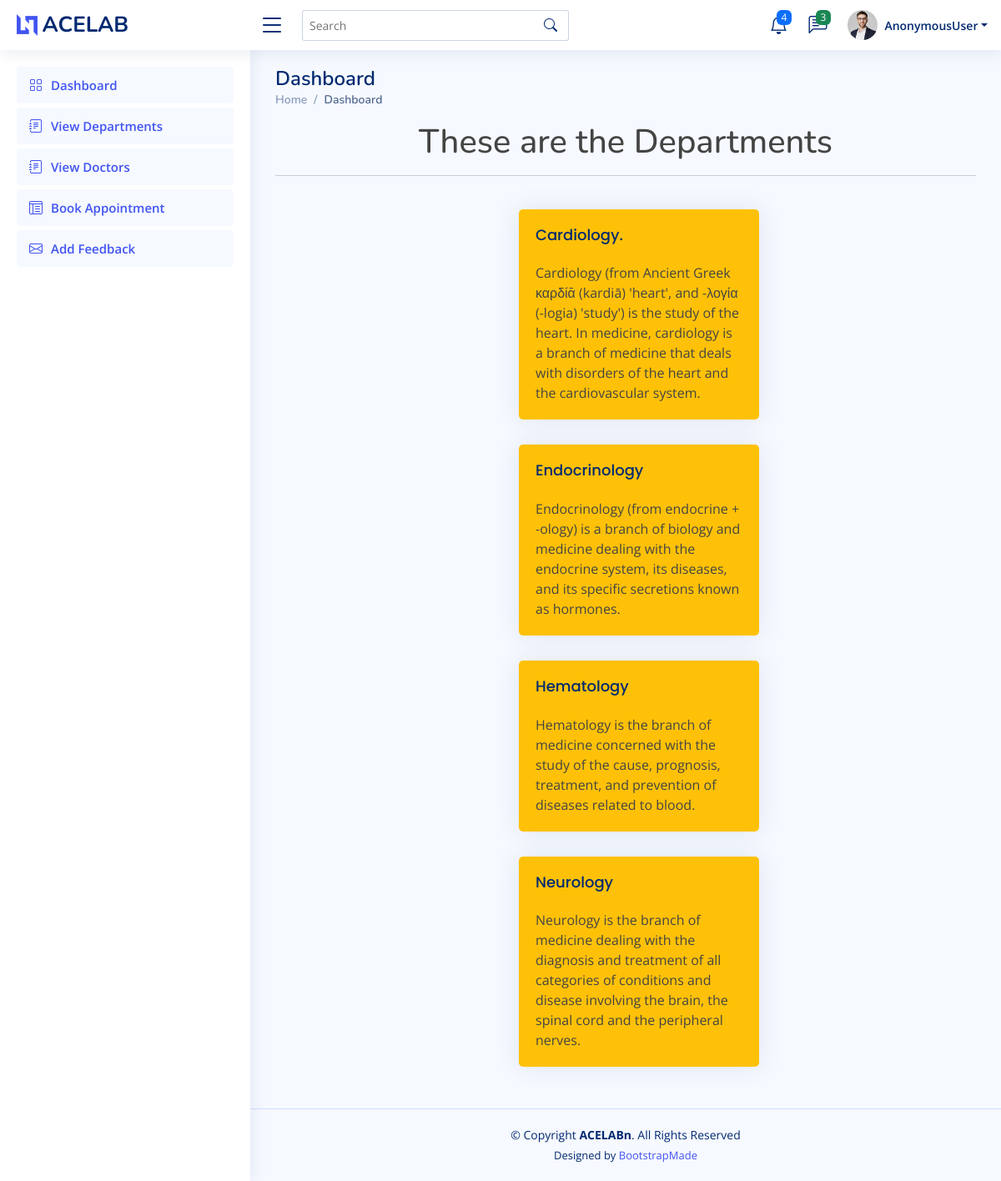
Page /patient_view_department on the committed database.
### home/models.py (models this page shows, shortened)
class department(models.Model):
    dept_name = models.CharField(max_length=100)
    dept_desc = models.TextField()

### home/patientviews.py (the view)
# urls.py: path('patient_view_department', patientviews.patient_view_department, name='patient_view_department'),
def patient_view_department(request):
    data = department.objects.all()
    return render(request, 'patient/view_departments.html', {'data': data})

### templates/patient/view_departments.html
{% extends 'patient/patientbase.html' %}
{%load crispy_forms_tags %}
{% block content %}
<h1 class="text-center">These are the Departments</h1><hr><br>
{%  for i in data %}
<div class="container col-lg-4">
<div class="card bg-warning" style="width: 18rem;block">
  <div class="card-body">
    <h5 class="card-title">{{i.dept_name}}</h5>
    <p class="card-text">{{i.dept_desc}}</p>
  </div>
</div>
</div>
{% endfor %}
{% endblock %}

### static/set3/assets/css/style.css (style rules this page uses)
:root { scroll-behavior: smooth; }
body { font-family: "Open Sans", sans-serif; background: #f6f9ff; color: #444444; }
h1, h2, h3, h4, h5, h6 { font-family: "Nunito", sans-serif; }
.card { margin-bottom: 30px; border: none; border-radius: 5px; box-shadow: 0px 0 30px rgba(1, 41, 112, 0.1); }
.card-title { padding: 20px 0 15px 0; font-size: 18px; font-weight: 500; color: #012970; font-family: "Poppins", sans-serif; }
.card-body { padding: 0 20px 20px 20px; }

### rows in the picture
department: dept_name "Cardiology.", dept_desc "Cardiology (from Ancient Greek καρδίᾱ (kardiā) 'heart', and -λογία (-logia) 'study') is the study of the heart. In medicine, cardiology is a branch of medicine that deals with disorders of the heart and the cardiovascular system."
department: dept_name "Endocrinology", dept_desc "Endocrinology (from endocrine + -ology) is a branch of biology and medicine dealing with the endocrine system, its diseases, and its specific secretions known as hormones."
department: dept_name "Hematology", dept_desc "Hematology is the branch of medicine concerned with the study of the cause, prognosis, treatment, and prevention of diseases related to blood."
department: dept_name "Neurology", dept_desc "Neurology is the branch of medicine dealing with the diagnosis and treatment of all categories of conditions and disease involving the brain, the spinal cord and the peripheral nerves."

### other values in the picture
{{ request.user }} "AnonymousUser"
